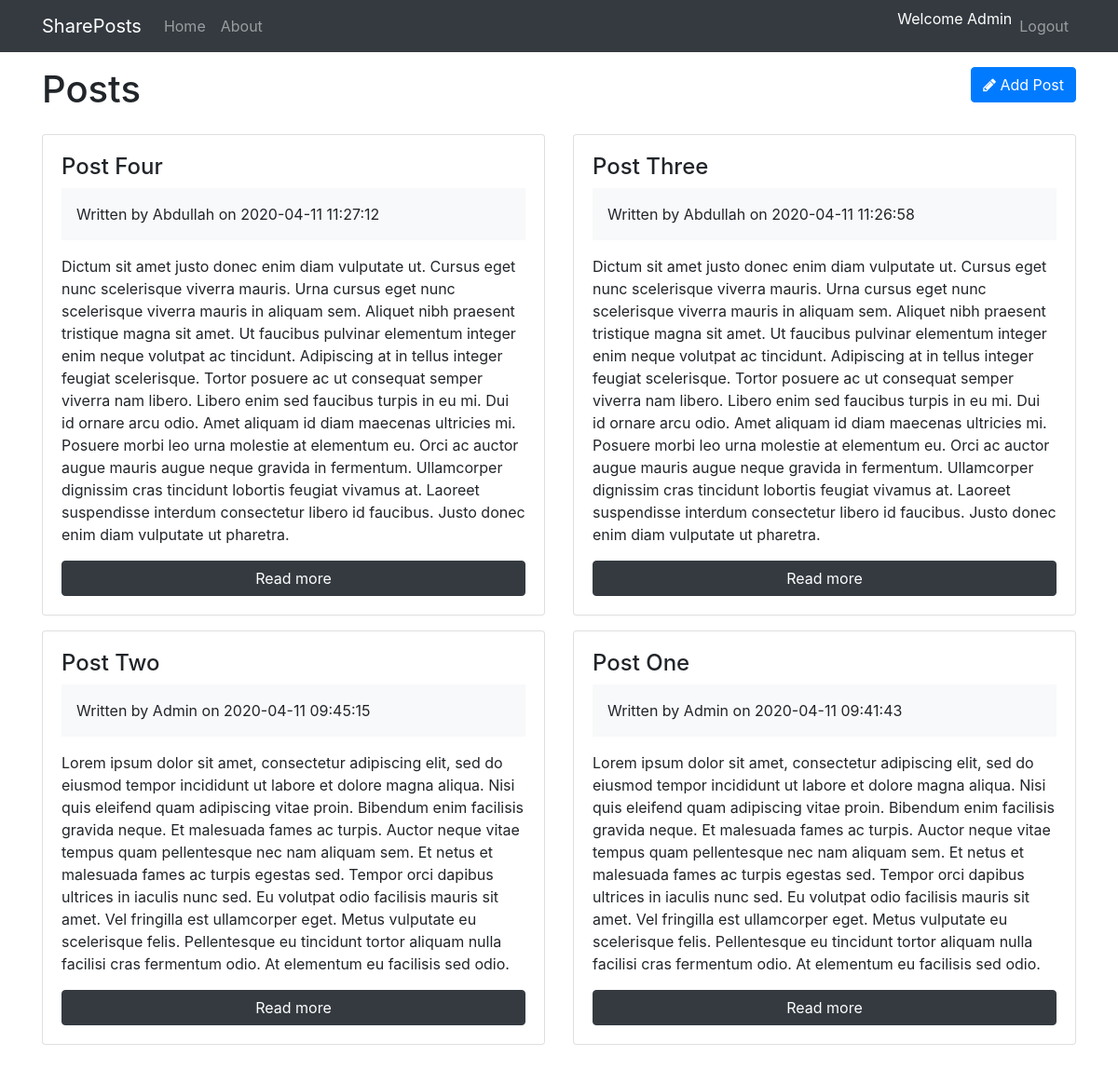
/practice/php/shareposts/index.php?url=posts (signed in), run on the app's committed database.
### tables this page shows
CREATE TABLE `posts` (
  `id` int(11) NOT NULL,
  `user_id` int(11) NOT NULL,
  `title` varchar(255) NOT NULL,
  `body` text NOT NULL,
  `created_at` datetime NOT NULL DEFAULT CURRENT_TIMESTAMP
);

CREATE TABLE `users` (
  `id` int(11) NOT NULL,
  `name` varchar(255) NOT NULL,
  `email` varchar(255) NOT NULL,
  `password` varchar(255) NOT NULL,
  `created_at` datetime NOT NULL DEFAULT CURRENT_TIMESTAMP
);

### app/controllers/Posts.php (called while the page is built, shortened)
<?php
class Posts extends Controller
{
    public function __construct()
    {
        $this->postModel = $this->model('Post');
    }
    public function index()
    {
        $posts = $this->postModel->getPosts();
        $data = [
            'posts' => $posts
        ];
        $this->view('posts/index', $data);
    }
}

### app/libraries/Core.php (called while the page is built, shortened)
<?php
class Core
{
    protected $currentMethod = "index";
    public function __construct()
    {
        $url = $this->getURL();
        if (file_exists('../app/controllers/' . ucwords($url[0]) . '.php')) {
            unset($url[0]);
        }
        $this->currentController = new $this->currentController;
        $this->params = $url ? array_values($url) : [];
        call_user_func_array([$this->currentController, $this->currentMethod], $this->params);
    }
    public function getURL()
    {
        if (isset($_GET['url'])) {
            $url = rtrim($_GET['url'], '/');
            $url = filter_var($url, FILTER_SANITIZE_URL);
            $url = explode('/', $url);
            return $url;
        }
    }
}
$core = new Core();

### app/bootstrap.php (called while the page is built, shortened)
<?php
require_once 'libraries/Core.php';
require_once 'libraries/Controller.php';
require_once 'libraries/Database.php';

### public/index.php (called while the page is built)
<?php
    require_once "../app/bootstrap.php";
?>

### app/libraries/Database.php (called while the page is built, shortened)
<?php
class Database
{
    private $dbHost = DB_HOST;
    private $dbUser = DB_USER;
    private $dbPass = DB_PASS;
    private $dbName = DB_NAME;
    private $db_handler;
    private $stmt;
    public function __construct()
    {
        $dsn = 'mysql:host=' . $this->dbHost . ';dbname=' . $this->dbName;
        $options = array(
            PDO::ATTR_PERSISTENT => true,
            PDO::ATTR_ERRMODE => PDO::ERRMODE_EXCEPTION
        );
        try {
            $this->db_handler = new PDO($dsn, $this->dbUser, $this->dbPass, $options);
        } catch (PDOException $e) {
            $this->error = $e->getMessage();
            echo $this->error;
        }
    }
    public function query($sql)
    {
        $this->stmt = $this->db_handler->prepare($sql);
    }
    public function execute()
    {
        return $this->stmt->execute();
    }
    public function resultSet()
    {
        $this->execute();
        return $this->stmt->fetchAll(PDO::FETCH_OBJ);
    }
}

### app/models/Post.php (called while the page is built, shortened)
<?php
class Post
{
    private $db;
    public function __construct()
    {
        $this->db = new Database;
    }
    public function getPosts()
    {
        $this->db->query('SELECT *,
                        posts.id as postId,
                        users.id as userId,
                        posts.created_at as postCreated,
                        users.created_at as userCreated
                        FROM posts
                        INNER JOIN users
                        ON posts.user_id = users.id
                        ORDER BY posts.created_at DESC
                        ');
        $results = $this->db->resultSet();
        return $results;
    }
}

### app/views/posts/index.php (the view, shortened to what this page needs)
<?php require APPROOT . '/views/inc/header.php'; ?>
    <div class="row mb-3">
        <div class="col-md-6">
            <h1>Posts</h1>
        </div>
        <div class="col-md-6">
            <a href="<?php echo URLROOT; ?>/index.php?url=posts/add" class="btn btn-primary pull-right">
                <i class="fa fa-pencil"></i> Add Post
            </a>
        </div>
    </div>
    <div class="row mb-3">
        <?php foreach($data['posts'] as $post) : ?>
            <div class="col-md-6">
                <div class="card card-body mb-3">
                    <h4 class="cart-title"><?php echo $post->title; ?></h4>
                    <div class="bg-light p-3 mb-3">
                        Written by <?php echo $post->name; ?> on <?php echo $post->postCreated; ?>
                    </div>
                    <p class="card-text"><?php echo $post->body; ?></p>
                    <a href="<?php echo URLROOT ?>/index.php?url=posts/show/<?php echo $post->postId; ?>" class="btn btn-dark">Read more</a>
                </div>
            </div>
        <?php endforeach; ?>
    </div>
<?php require APPROOT . '/views/inc/footer.php'; ?>

### app/libraries/Controller.php (shortened to what this page needs)
<?php
class Controller
{
    public function view($view, $data = [])
    {
        if (file_exists('../app/views/' . $view . '.php')) {
            require_once '../app/views/' . $view . '.php';
        } else {
            die("View does not exist.");
        }
    }
}

### app/views/inc/header.php (shortened to what this page needs)
<!DOCTYPE HTML PUBLIC "-//W3C//DTD HTML 4.01//EN" "http://www.w3.org/TR/html4/strict.dtd">
<html lang="en">
<head>
    <link rel="stylesheet" href="https://stackpath.bootstrapcdn.com/bootstrap/4.4.1/css/bootstrap.min.css">
    <link href="https://stackpath.bootstrapcdn.com/font-awesome/4.7.0/css/font-awesome.min.css" rel="stylesheet">
    <link rel="stylesheet" href="<?php echo URLROOT; ?>/css/style.css">
</head>
<body>
    <?php require APPROOT . "/views/inc/navbar.php"; ?>
    <div class="container">

### app/views/inc/navbar.php (shortened to what this page needs)
<nav class="navbar navbar-expand-lg navbar-dark bg-dark mb-3">
    <div class="container">
        <a class="navbar-brand" href="<?php echo URLROOT; ?>"><?php echo SITENAME; ?></a>
        <div class="collapse navbar-collapse" id="navbarsExampleDefault">
            <ul class="navbar-nav mr-auto">
                <li class="nav-item">
                    <a class="nav-link" href="<?php echo URLROOT; ?>">Home</a>
                </li>
                <li class="nav-item">
                    <a class="nav-link" href="<?php echo URLROOT; ?>/index.php?url=pages/about">About</a>
                </li>
            </ul>
            <ul class="navbar-nav ml-auto">
                <?php if(isset($_SESSION['user_id'])) : ?>
                <li class="nav-item text-white">Welcome <?php echo $_SESSION['user_name']; ?></li>
                <li class="nav-item">
                    <a class="nav-link" href="<?php echo URLROOT; ?>/index.php?url=users/logout">Logout</a>
                </li>
                <?php endif; ?>
            </ul>
        </div>
    </div>
</nav>

### app/views/inc/footer.php (shortened to what this page needs)
    </div>
</body>
</html>

### data on the page
posts: title "Post Four", user.name "Abdullah", created_at "2020-04-11 11:27:12", body "Dictum sit amet justo donec enim diam vulputate ut. Cursus eget nunc scelerisque viverra mauris. Urna cursus eget nunc scelerisque viverra mauris in aliquam sem. Aliquet nibh praesent tristique magna sit amet. Ut faucibus pulvinar elementum integer enim neque volutpat ac tincidunt. Adipiscing at in tellus integer feugiat scelerisque. Tortor posuere ac ut consequat semper viverra nam libero. Libero enim sed faucibus turpis in eu mi. Dui id ornare arcu odio. Amet aliquam id diam maecenas ultricies mi. Posuere morbi leo urna molestie at elementum eu. Orci ac auctor augue mauris augue neque gravida in fermentum. Ullamcorper dignissim cras tincidunt lobortis feugiat vivamus at. Laoreet…"
posts: title "Post Three", user.name "Abdullah", created_at "2020-04-11 11:26:58", body "Dictum sit amet justo donec enim diam vulputate ut. Cursus eget nunc scelerisque viverra mauris. Urna cursus eget nunc scelerisque viverra mauris in aliquam sem. Aliquet nibh praesent tristique magna sit amet. Ut faucibus pulvinar elementum integer enim neque volutpat ac tincidunt. Adipiscing at in tellus integer feugiat scelerisque. Tortor posuere ac ut consequat semper viverra nam libero. Libero enim sed faucibus turpis in eu mi. Dui id ornare arcu odio. Amet aliquam id diam maecenas ultricies mi. Posuere morbi leo urna molestie at elementum eu. Orci ac auctor augue mauris augue neque gravida in fermentum. Ullamcorper dignissim cras tincidunt lobortis feugiat vivamus at. Laoreet…"
posts: title "Post Two", user.name "Admin", created_at "2020-04-11 09:45:15", body "Lorem ipsum dolor sit amet, consectetur adipiscing elit, sed do eiusmod tempor incididunt ut labore et dolore magna aliqua. Nisi quis eleifend quam adipiscing vitae proin. Bibendum enim facilisis gravida neque. Et malesuada fames ac turpis. Auctor neque vitae tempus quam pellentesque nec nam aliquam sem. Et netus et malesuada fames ac turpis egestas sed. Tempor orci dapibus ultrices in iaculis nunc sed. Eu volutpat odio facilisis mauris sit amet. Vel fringilla est ullamcorper eget. Metus vulputate eu scelerisque felis. Pellentesque eu tincidunt tortor aliquam nulla facilisi cras fermentum odio. At elementum eu facilisis sed odio."
posts: title "Post One", user.name "Admin", created_at "2020-04-11 09:41:43", body "Lorem ipsum dolor sit amet, consectetur adipiscing elit, sed do eiusmod tempor incididunt ut labore et dolore magna aliqua. Nisi quis eleifend quam adipiscing vitae proin. Bibendum enim facilisis gravida neque. Et malesuada fames ac turpis. Auctor neque vitae tempus quam pellentesque nec nam aliquam sem. Et netus et malesuada fames ac turpis egestas sed. Tempor orci dapibus ultrices in iaculis nunc sed. Eu volutpat odio facilisis mauris sit amet. Vel fringilla est ullamcorper eget. Metus vulputate eu scelerisque felis. Pellentesque eu tincidunt tortor aliquam nulla facilisi cras fermentum odio. At elementum eu facilisis sed odio."

### other printed values
SITENAME "SharePosts"
$_SESSION['user_name'] "Admin"
